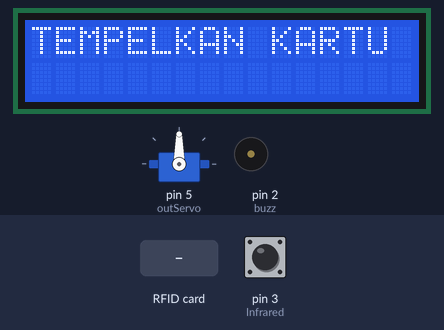
Bench run of a sketch on a simulated Arduino Uno, built with avr-gcc and run on an emulated ATmega328P. On the bench: 16×2 character LCD, servo, buzzer (waves = sounding, pin HIGH). The test bench sets the inputs (shaded band); at power-on: pin 3 (Infrared) HIGH. Pins used as bus, display or sensor lines are not drawn; what the sketch prints to the serial monitor is not drawn.

Above: at 2.8 s.
2.9 s: RFID card 5E 7A 19 C4 held to the reader
At 3.3 s:
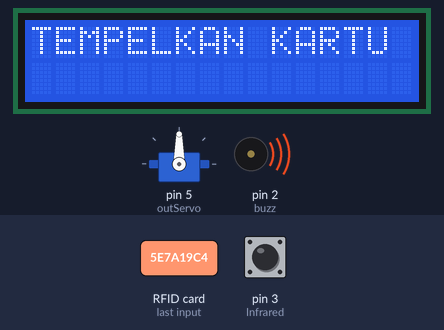
At 3.8 s:
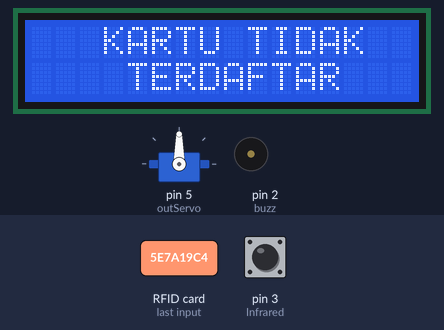
Timing chart, 0 to 5.9 s (numbered marks = the images above; inputs shaded):
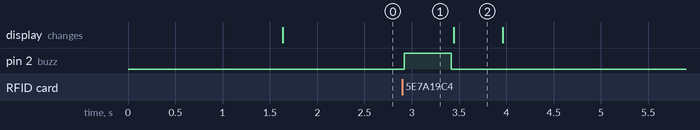

Measured:
- after the input at 2.9 s, pin 2 (buzz): LOW → HIGH at once, → LOW 0.50 s later
- what the display in image 2 shows lasts 0.6 s, from 3.4 s to 4.0 s

The sketch:

RFID2_with_Infrared_and_LCD_and_ServoChallange.ino
```cpp
#include <SPI.h>
#include <MFRC522.h>
#include <LiquidCrystal_I2C.h>
#include<Servo.h>
int outServo=5;
Servo myservo;
//Inisialisasi pembuatan variable
LiquidCrystal_I2C lcd(0x27, 16, 2);
String uidString;
int buzz=2;
int Infrared=3;
int kunci1=0;
#define SS_PIN 10
#define RST_PIN 9
MFRC522 mfrc522(SS_PIN, RST_PIN); //Create MFRC522 instance.

void setup() {
  // put your setup code here, to run once:
Serial.begin(9600);
lcd.begin();
myservo.attach(outServo);
pinMode(buzz,OUTPUT);
pinMode(Infrared,INPUT);
SPI.begin(); //Initiate SPI bus
mfrc522.PCD_Init();
lcd.setCursor(0,0); lcd.print("SYTEM ON");
myservo.write(90);//0-180
delay(1000);
delay(500);
lcd.setCursor(0,0); lcd.print("TEMPELKAN KARTU");
}

void loop() {
  // put your main code here, to run repeatedly:
  int bacaInfrared=digitalRead(Infrared);
if(mfrc522.PICC_IsNewCardPresent() && kunci1==0){
  readRFID();
  Serial.print("Tag UID: ");
  Serial.println(uidString);
  if(uidString=="138D176A193W21"){
  buzzOke();
  lcd.clear(); //Untuk Menghapus karakter pada LCD
  lcd.setCursor(0,0); lcd.print("SELAMAT DATANG");
  lcd.setCursor(0,1); lcd.print("PALANG TERBUKA");
  myservo.write(0);//0-180
  delay(1000);
  kunci1=1;
}

else if(uidString!="138D176A193W21"){
  buzzSalah();
  lcd.clear(); //Untuk Menghapus karakter pada LCD
  lcd.setCursor(0,0); lcd.print("   KARTU TIDAK");
  lcd.setCursor(4,1); lcd.print("TERDAFTAR");
  delay(500);
  lcd.clear(); //Untuk Menghapus karakter pada LCD
  lcd.setCursor(0,0); lcd.print("TEMPELKAN KARTU");
}
}
if(bacaInfrared==0 && kunci1==1)
{
  lcd.clear(); //Untuk Menghapus karakter pada LCD
  lcd.setCursor(0,0); lcd.print("SELAMAT JALAN");
  lcd.setCursor(0,1); lcd.print("PALANG TERTUTUP");
  myservo.write(90);//0-180
  delay(1000);
  lcd.clear(); //Untuk Menghapus karakter pada LCD
  lcd.setCursor(0,0); lcd.print("TEMPELKAN KARTU");
  kunci1=0;
}

}

void readRFID(){
  mfrc522.PICC_ReadCardSerial();
  //Sound the buzzer when a card is read

  //Pembatas bisa dirubah sesuai keiginan,disini yang digunakan "-"
  uidString = String(mfrc522.uid.uidByte[0]) + "D" +
  String(mfrc522.uid.uidByte[1]) + "A" +
  String(mfrc522.uid.uidByte[2]) + "W" +
  String(mfrc522.uid.uidByte[3]);
  uidString.toUpperCase();
}

void buzzOke(){
  digitalWrite(buzz,HIGH);
  delay(50);
  digitalWrite(buzz,LOW);
  delay(50);
  digitalWrite(buzz,HIGH);
  delay(50);
  digitalWrite(buzz,LOW);
  delay(50);
}
void buzzSalah(){
  digitalWrite(buzz,HIGH);
  delay(500);
  digitalWrite(buzz,LOW);
}
```
